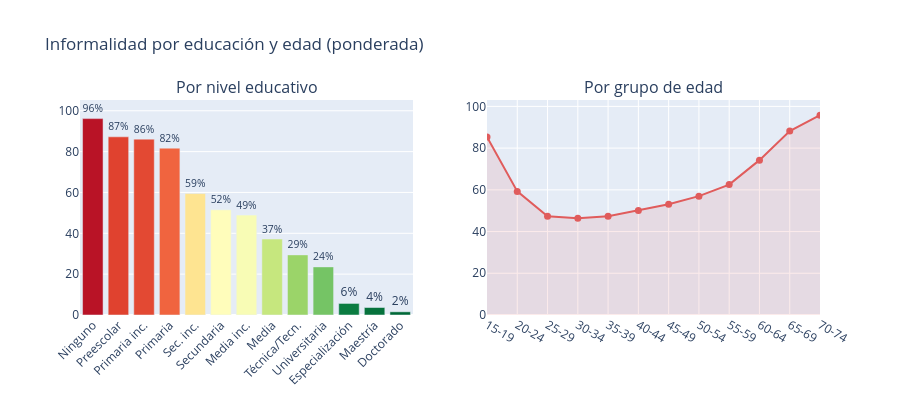

The notebook cell saved with this chart:
### Markdown cell above
---
### Informalidad por educación y edad

### Code cell
LABELS_EDU = {
    1:'Ninguno', 2:'Preescolar', 3:'Primaria inc.', 4:'Primaria',
    5:'Sec. inc.', 6:'Secundaria', 7:'Media inc.', 8:'Media',
    9:'Técnica/Tecn.', 10:'Universitaria', 11:'Especialización',
    12:'Maestría', 13:'Doctorado'
}

tasa_edu = (
    df[df['P3042'].notna()]
    .groupby('P3042', observed=True)
    .apply(tasa_pond, include_groups=False)
    .reset_index().rename(columns={0:'tasa'})
)
tasa_edu['etiqueta'] = tasa_edu['P3042'].map(LABELS_EDU)

# Quintetos de edad
df_age = df[df['P6040'].between(15, 74)].copy()
df_age['EDAD_Q'] = pd.cut(df_age['P6040'], bins=range(14,76,5),
                           labels=[f'{i}-{i+4}' for i in range(15,75,5)])
tasa_edad = (
    df_age[df_age['EDAD_Q'].notna()]
    .groupby('EDAD_Q', observed=True)
    .apply(tasa_pond, include_groups=False)
    .reset_index().rename(columns={0:'tasa'})
)

fig = make_subplots(rows=1, cols=2,
                    subplot_titles=['Por nivel educativo', 'Por grupo de edad'])

fig.add_trace(go.Bar(
    x=tasa_edu['etiqueta'], y=tasa_edu['tasa'],
    marker_color=tasa_edu['tasa'],
    marker_colorscale='RdYlGn_r',
    text=tasa_edu['tasa'].round(0).astype(int).astype(str)+'%',
    textposition='outside'
), row=1, col=1)

fig.add_trace(go.Scatter(
    x=tasa_edad['EDAD_Q'].astype(str), y=tasa_edad['tasa'],
    mode='lines+markers', line=dict(color='#E05C5C', width=2),
    marker=dict(size=7),
    fill='tozeroy', fillcolor='rgba(224,92,92,0.12)'
), row=1, col=2)

fig.update_layout(title='Informalidad por educación y edad (ponderada)',
                  showlegend=False, height=400)
fig.update_xaxes(tickangle=-45, row=1, col=1)
fig.show()
fig.write_html(OUT_DIR / 'viz_04_edu_edad.html')

### Figure 1 — Plotly figure (JSON) as saved in the notebook; plotly's stock layout.template omitted (floating-point values rounded to 4 significant figures)
{"data": [{"marker": {"color": [96.15, 87.24, 86.1, 81.7, 59.46, 51.52, 48.91, 37.18, 29.43, 23.55, 5.654, 3.669, 1.556, 100.0], "colorscale": [[0.0, "rgb(0,104,55)"], [0.1, "rgb(26,152,80)"], [0.2, "rgb(102,189,99)"], [0.3, "rgb(166,217,106)"], [0.4, "rgb(217,239,139)"], [0.5, "rgb(255,255,191)"], [0.6, "rgb(254,224,139)"], [0.7, "rgb(253,174,97)"], [0.8, "rgb(244,109,67)"], [0.9, "rgb(215,48,39)"], [1.0, "rgb(165,0,38)"]]}, "text": ["96%", "87%", "86%", "82%", "59%", "52%", "49%", "37%", "29%", "24%", "6%", "4%", "2%", "100%"], "textposition": "outside", "type": "bar", "x": ["Ninguno", "Preescolar", "Primaria inc.", "Primaria", "Sec. inc.", "Secundaria", "Media inc.", "Media", "Técnica/Tecn.", "Universitaria", "Especialización", "Maestría", "Doctorado", null], "xaxis": "x", "y": [96.15, 87.24, 86.1, 81.7, 59.46, 51.52, 48.91, 37.18, 29.43, 23.55, 5.654, 3.669, 1.556, 100.0], "yaxis": "y"}, {"fill": "tozeroy", "fillcolor": "rgba(224,92,92,0.12)", "line": {"color": "#E05C5C", "width": 2}, "marker": {"size": 7}, "mode": "lines+markers", "type": "scatter", "x": ["15-19", "20-24", "25-29", "30-34", "35-39", "40-44", "45-49", "50-54", "55-59", "60-64", "65-69", "70-74"], "xaxis": "x2", "y": [85.3, 59.26, 47.28, 46.33, 47.31, 50.05, 53.09, 56.97, 62.51, 74.24, 88.19, 95.81], "yaxis": "y2"}], "layout": {"annotations": [{"font": {"size": 16}, "showarrow": false, "text": "Por nivel educativo", "x": 0.225, "xanchor": "center", "xref": "paper", "y": 1.0, "yanchor": "bottom", "yref": "paper"}, {"font": {"size": 16}, "showarrow": false, "text": "Por grupo de edad", "x": 0.775, "xanchor": "center", "xref": "paper", "y": 1.0, "yanchor": "bottom", "yref": "paper"}], "height": 400, "showlegend": false, "title": {"text": "Informalidad por educación y edad (ponderada)"}, "xaxis": {"anchor": "y", "domain": [0.0, 0.45], "tickangle": -45}, "xaxis2": {"anchor": "y2", "domain": [0.55, 1.0]}, "yaxis": {"anchor": "x", "domain": [0.0, 1.0]}, "yaxis2": {"anchor": "x2", "domain": [0.0, 1.0]}}}
